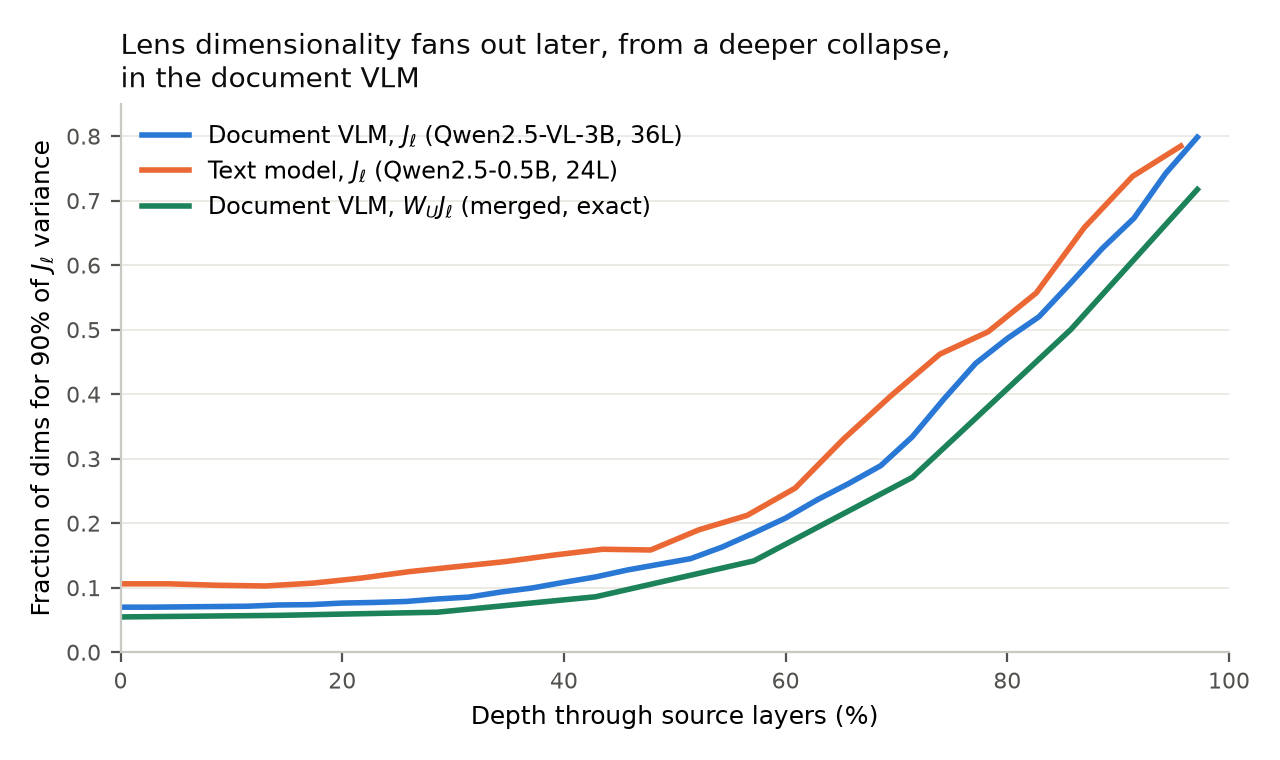

Here is the Python script that generated this plot:
"""Figure 1: effective dimensionality of the Jacobian lens by normalized depth.
Reads ONLY artifacts/evidence/tables/E1_effdim_band.json + E1_merged_lens_anatomy.json.
Regenerate:
  .venv/bin/python artifacts/evidence/figures/fig1_band_effdim.py
Palette: dataviz reference slots (#2a78d6 blue, #eb6834 orange, #1c8259 green), validated.
Status: FINAL — adds the merged-lens exact W_U-projected curve (the readable-subspace
variant); the shard0 J_l curve is retained (shard-vs-merged agreement 0.999).
"""
import json, os
import matplotlib
matplotlib.use("Agg")
import matplotlib.pyplot as plt

ROOT = os.path.dirname(os.path.dirname(os.path.dirname(os.path.dirname(os.path.abspath(__file__)))))
d = json.load(open(os.path.join(ROOT, "artifacts/evidence/tables/E1_effdim_band.json")))
m = json.load(open(os.path.join(ROOT, "artifacts/evidence/tables/E1_merged_lens_anatomy.json")))

series = [("Document VLM, $J_\\ell$ (Qwen2.5-VL-3B, 36L)", d["vlm_shard0"], "#2a78d6", 35),
          ("Text model, $J_\\ell$ (Qwen2.5-0.5B, 24L)",    d["text_0.5b"],  "#eb6834", 23),
          ("Document VLM, $W_U J_\\ell$ (merged, exact)",  m["exact_WU_effdim"], "#1c8259", 35)]

fig, ax = plt.subplots(figsize=(6.4, 3.8), dpi=200)
for name, prof, color, nsrc in series:
    Ls = sorted(int(k) for k in prof)
    x = [100 * L / nsrc for L in Ls]
    y = [prof[str(L)] for L in Ls]
    ax.plot(x, y, color=color, lw=2, label=name)

ax.set_xlabel("Depth through source layers (%)", fontsize=9)
ax.set_ylabel("Fraction of dims for 90% of $J_\\ell$ variance", fontsize=9)
ax.set_xlim(0, 100); ax.set_ylim(0, 0.85)
ax.spines[["top", "right"]].set_visible(False)
for s in ax.spines.values(): s.set_color("#c9c8c2")
ax.grid(axis="y", color="#eceae4", lw=0.7); ax.set_axisbelow(True)
ax.tick_params(colors="#52514e", labelsize=8)
ax.legend(frameon=False, fontsize=8.5, loc="upper left")
ax.set_title("Lens dimensionality fans out later, from a deeper collapse,\nin the document VLM", fontsize=10, loc="left", color="#0b0b0b")
fig.tight_layout()
out = os.path.join(ROOT, "artifacts/evidence/figures/fig1_band_effdim")
fig.savefig(out + ".png"); fig.savefig(out + ".svg")
print("saved", out + ".{png,svg}")
